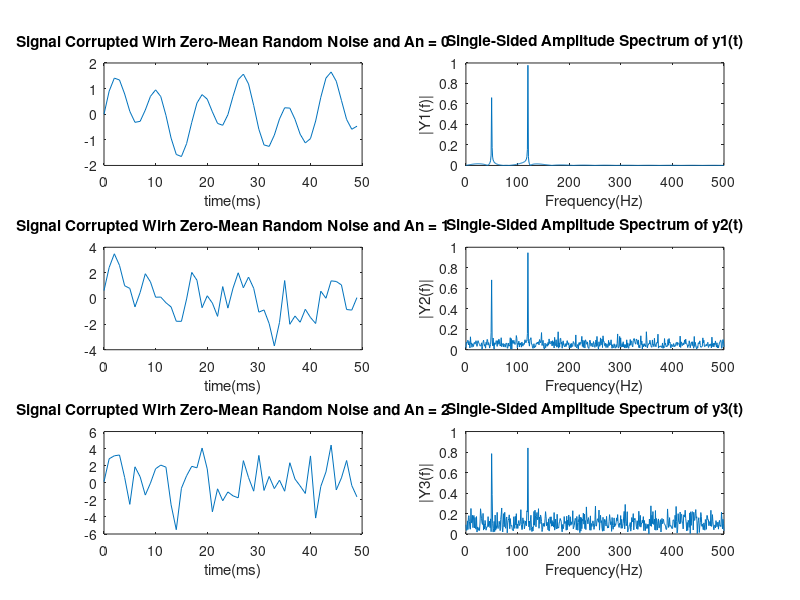
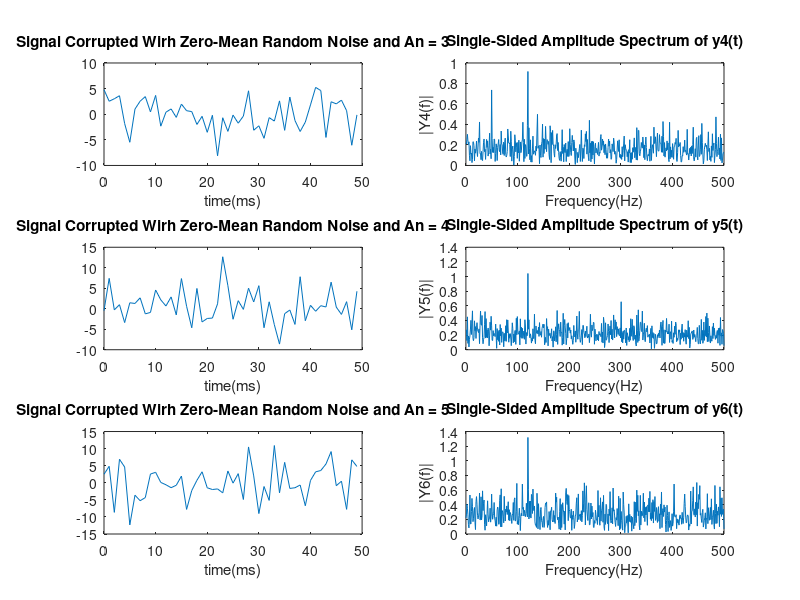
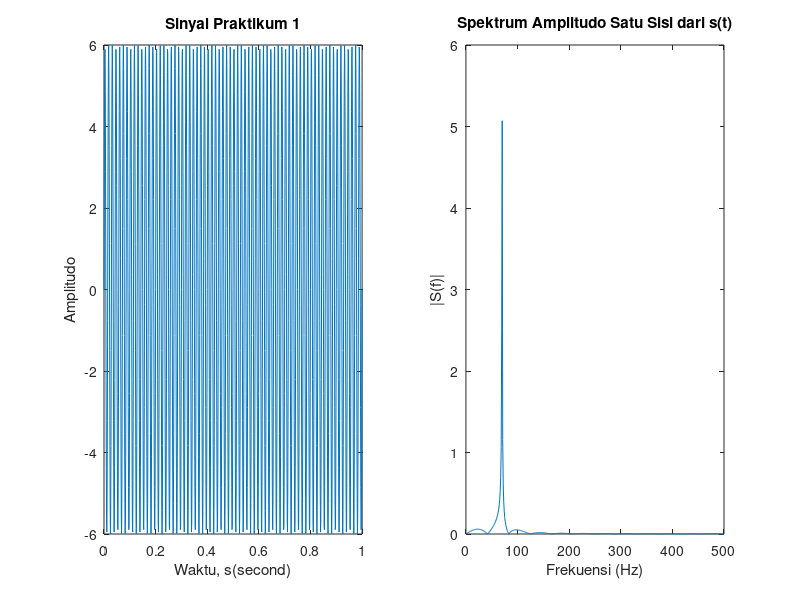

Write the MATLAB code that produced these figures, in order. (Note: this script raises an error after producing the figures.)
%---------------RAMADHAN PRIHANTONO----------------
%------------------------I0718030------------------
%-------------------------MODUL4-------------------
%--------------------FOURIER TRANSFORM-------------
 

% No.1
Fs = 1000; % sampling frequency
T = 1/Fs; % sample time
L = 1000; % length of signal
t = (0:L-1)*T; % time vector
An = 2; % amplitudo noise
% sum of a 50 Hz sinusoid and a 120 Hz sinusoid
x = 0.7*sin(2*pi*50*t) + sin(2*pi*120*t);
y = x + An*randn(size(t)); %sinusoid plus noise

% An = 0
An1 = 0;
y1 = x + An1*randn(size(t));    % Sinusoidal + noise
subplot(3,2,1)
plot(Fs*t(1:50),y1(1:50))
title('Signal Corrupted Wirh Zero-Mean Random Noise and An = 0')
xlabel('time(ms)')

NFFT = 2^nextpow2(L);
Y1 = fft(y1,NFFT)/L;
f = Fs/2*linspace(0,1,NFFT/2+1);
subplot(3,2,2)
plot(f,2*abs(Y1(1:NFFT/2+1)))
title('Single-Sided Amplitude Spectrum of y1(t)')
xlabel('Frequency(Hz)')
ylabel('|Y1(f)|')

% An = 1
An2 = 1;
y2 = x + An2*randn(size(t));
subplot(3,2,3)
plot(Fs*t(1:50),y2(1:50))
title('Signal Corrupted Wirh Zero-Mean Random Noise and An = 1')
xlabel('time(ms)')

NFFT = 2^nextpow2(L);
Y2 = fft(y2,NFFT)/L;
f = Fs/2*linspace(0,1,NFFT/2+1);
subplot(3,2,4)
plot(f,2*abs(Y2(1:NFFT/2+1)))
title('Single-Sided Amplitude Spectrum of y2(t)')
xlabel('Frequency(Hz)')
ylabel('|Y2(f)|')

% An = 2
An3 = 2;
y3 = x + An3*randn(size(t));
subplot(3,2,5)
plot(Fs*t(1:50),y3(1:50))
title('Signal Corrupted Wirh Zero-Mean Random Noise and An = 2')
xlabel('time(ms)')

NFFT = 2^nextpow2(L);
Y3 = fft(y3,NFFT)/L;
f = Fs/2*linspace(0,1,NFFT/2+1);
subplot(3,2,6)
plot(f,2*abs(Y3(1:NFFT/2+1)))
title('Single-Sided Amplitude Spectrum of y3(t)')
xlabel('Frequency(Hz)')
ylabel('|Y3(f)|')

% An = 3
figure
An4 = 3;
y4 = x + An4*randn(size(t));
subplot(3,2,1)
plot(Fs*t(1:50),y4(1:50))
title('Signal Corrupted Wirh Zero-Mean Random Noise and An = 3')
xlabel('time(ms)')

NFFT = 2^nextpow2(L);
Y4 = fft(y4,NFFT)/L;
f = Fs/2*linspace(0,1,NFFT/2+1);
subplot(3,2,2)
plot(f,2*abs(Y4(1:NFFT/2+1)))
title('Single-Sided Amplitude Spectrum of y4(t)')
xlabel('Frequency(Hz)')
ylabel('|Y4(f)|')

% An = 4
An5 = 4;
y5 = x + An5*randn(size(t));
subplot(3,2,3)
plot(Fs*t(1:50),y5(1:50))
title('Signal Corrupted Wirh Zero-Mean Random Noise and An = 4')
xlabel('time(ms)')

NFFT = 2^nextpow2(L);
Y5 = fft(y5,NFFT)/L;
f = Fs/2*linspace(0,1,NFFT/2+1);
subplot(3,2,4)
plot(f,2*abs(Y5(1:NFFT/2+1)))
title('Single-Sided Amplitude Spectrum of y5(t)')
xlabel('Frequency(Hz)')
ylabel('|Y5(f)|')

% An = 5
An6 = 5;
y6 = x + An6*randn(size(t));
subplot(3,2,5)
plot(Fs*t(1:50),y6(1:50))
title('Signal Corrupted Wirh Zero-Mean Random Noise and An = 5')
xlabel('time(ms)')

NFFT = 2^nextpow2(L);
Y6 = fft(y6,NFFT)/L;
f = Fs/2*linspace(0,1,NFFT/2+1);
subplot(3,2,6)
plot(f,2*abs(Y6(1:NFFT/2+1)))
title('Single-Sided Amplitude Spectrum of y6(t)')
xlabel('Frequency(Hz)')
ylabel('|Y6(f)|')

% No.2
% NIM = 06
figure
x1 = 0;
x2 = 6;
tPraktikum1 = 0:1/1000:x1+1; % Interval Waktu pada Praktikum 1
A = x1+x2; % Amplitudo pada Praktikum 1
f = (x2+1)*10; % Frekuensi pada Praktikum 1
z = A*sin(2*pi*f*tPraktikum1) % Rumus Sinyal Praktikum 1
subplot(1,2,1);
plot(tPraktikum1,z);
xlabel('Waktu, s(second)');
ylabel('Amplitudo');
title('Sinyal Praktikum 1');
NFFT = 2^nextpow2(L);     
% Kekuatan berikutnya 2 dari Panjang y
Y = fft(z,NFFT)/L;
f = Fs/2*linspace(0,1,NFFT/2+1)
% Plot spektrum amplitudo satu sisi
subplot(1,2,2);
plot(f,2*abs(Y(1:NFFT/2+1)))
title('Spektrum Amplitudo Satu Sisi dari s(t)')
xlabel('Frekuensi (Hz)')
ylabel('|S(f)|')

%% No. 3
figure(4) 
A = audioread('3000.wav');
B = A(:,1);
NFFT = 2^nextpow2(44100);     
% Kekuatan berikutnya 2 dari Panjang y
b = fft(B,NFFT)/44100;
f = 44100/2*linspace(0,1,NFFT/2+1)
% Plot spektrum amplitudo satu sisi
plot(f,2*abs(b(1:NFFT/2+1)))
title('Spektrum Amplitudo Satu Sisi dari Y (t)')
xlabel('Frekuensi (Hz)')
ylabel('|Y(f)|')
